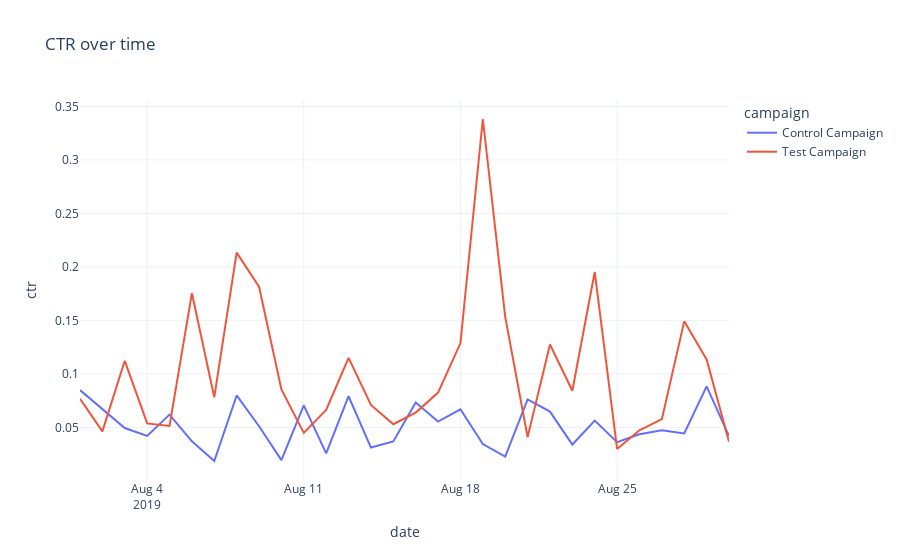
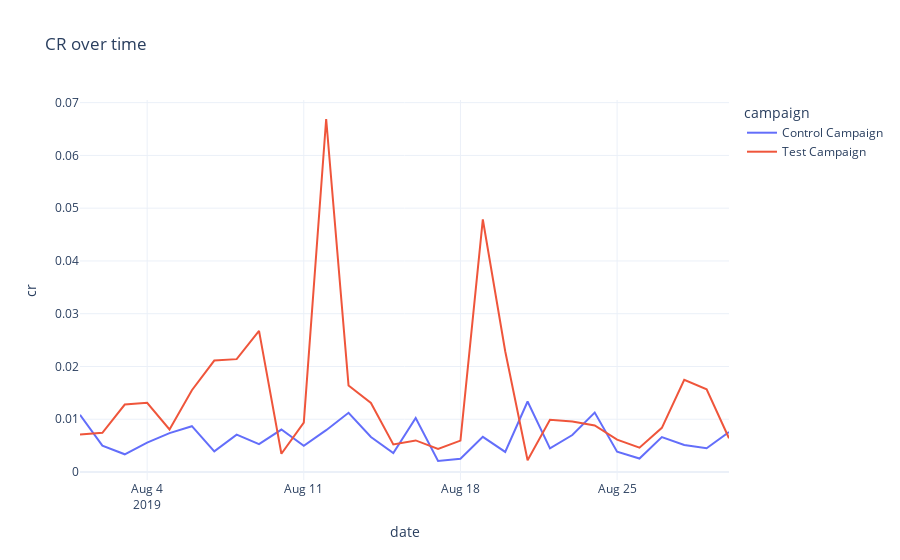

Notebook source saved alongside these figures, in order:
### Code cell
px.line(aligned, x="date", y="ctr", color="campaign", title="CTR over time").show()
px.line(aligned, x="date", y="cr",  color="campaign", title="CR over time").show()
